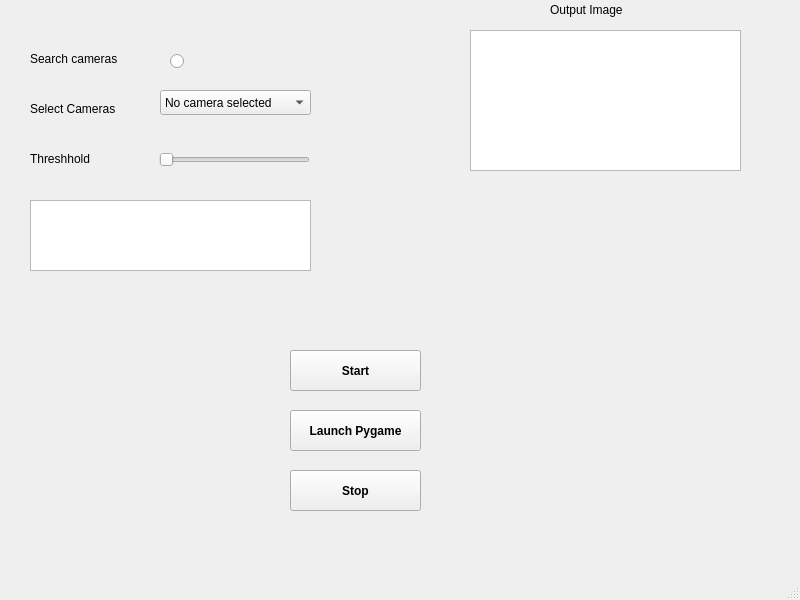
<?xml version="1.0" encoding="UTF-8"?>
<ui version="4.0">
 <class>MainWindow</class>
 <widget class="QMainWindow" name="MainWindow">
  <property name="geometry">
   <rect>
    <x>0</x>
    <y>0</y>
    <width>800</width>
    <height>600</height>
   </rect>
  </property>
  <property name="windowTitle">
   <string>MainWindow</string>
  </property>
  <property name="autoFillBackground">
   <bool>false</bool>
  </property>
  <widget class="QWidget" name="centralwidget">
   <widget class="QLabel" name="label">
    <property name="geometry">
     <rect>
      <x>30</x>
      <y>50</y>
      <width>121</width>
      <height>17</height>
     </rect>
    </property>
    <property name="text">
     <string>Search cameras</string>
    </property>
   </widget>
   <widget class="QRadioButton" name="radiobutton">
    <property name="geometry">
     <rect>
      <x>170</x>
      <y>50</y>
      <width>16</width>
      <height>23</height>
     </rect>
    </property>
    <property name="text">
     <string/>
    </property>
    <property name="iconSize">
     <size>
      <width>20</width>
      <height>17</height>
     </size>
    </property>
   </widget>
   <widget class="QLabel" name="label_2">
    <property name="geometry">
     <rect>
      <x>30</x>
      <y>100</y>
      <width>111</width>
      <height>17</height>
     </rect>
    </property>
    <property name="text">
     <string>Select Cameras</string>
    </property>
   </widget>
   <widget class="QComboBox" name="comboBox">
    <property name="geometry">
     <rect>
      <x>160</x>
      <y>90</y>
      <width>151</width>
      <height>25</height>
     </rect>
    </property>
    <item>
     <property name="text">
      <string>No camera selected</string>
     </property>
    </item>
   </widget>
   <widget class="QLabel" name="label_3">
    <property name="geometry">
     <rect>
      <x>30</x>
      <y>150</y>
      <width>121</width>
      <height>17</height>
     </rect>
    </property>
    <property name="text">
     <string>Threshhold</string>
    </property>
   </widget>
   <widget class="QSlider" name="slider_">
    <property name="geometry">
     <rect>
      <x>159</x>
      <y>150</y>
      <width>151</width>
      <height>20</height>
     </rect>
    </property>
    <property name="orientation">
     <enum>Qt::Horizontal</enum>
    </property>
   </widget>
   <widget class="QGraphicsView" name="graphicview">
    <property name="geometry">
     <rect>
      <x>470</x>
      <y>30</y>
      <width>271</width>
      <height>141</height>
     </rect>
    </property>
   </widget>
   <widget class="QLabel" name="label_4">
    <property name="geometry">
     <rect>
      <x>550</x>
      <y>0</y>
      <width>111</width>
      <height>20</height>
     </rect>
    </property>
    <property name="text">
     <string>Output Image</string>
    </property>
   </widget>
   <widget class="QPushButton" name="start_button">
    <property name="geometry">
     <rect>
      <x>290</x>
      <y>350</y>
      <width>131</width>
      <height>41</height>
     </rect>
    </property>
    <property name="font">
     <font>
      <bold>true</bold>
     </font>
    </property>
    <property name="text">
     <string>Start</string>
    </property>
   </widget>
   <widget class="QTextEdit" name="textbox">
    <property name="geometry">
     <rect>
      <x>30</x>
      <y>200</y>
      <width>281</width>
      <height>71</height>
     </rect>
    </property>
   </widget>
   <widget class="QPushButton" name="stop_button">
    <property name="geometry">
     <rect>
      <x>290</x>
      <y>470</y>
      <width>131</width>
      <height>41</height>
     </rect>
    </property>
    <property name="font">
     <font>
      <bold>true</bold>
     </font>
    </property>
    <property name="text">
     <string>Stop</string>
    </property>
   </widget>
   <widget class="QPushButton" name="launchpybutton">
    <property name="geometry">
     <rect>
      <x>290</x>
      <y>410</y>
      <width>131</width>
      <height>41</height>
     </rect>
    </property>
    <property name="font">
     <font>
      <bold>true</bold>
      <underline>false</underline>
      <strikeout>false</strikeout>
     </font>
    </property>
    <property name="text">
     <string>Launch Pygame</string>
    </property>
   </widget>
  </widget>
  <widget class="QMenuBar" name="menubar">
   <property name="geometry">
    <rect>
     <x>0</x>
     <y>0</y>
     <width>800</width>
     <height>22</height>
    </rect>
   </property>
  </widget>
  <widget class="QStatusBar" name="statusbar"/>
 </widget>
 <resources/>
 <connections/>
</ui>
